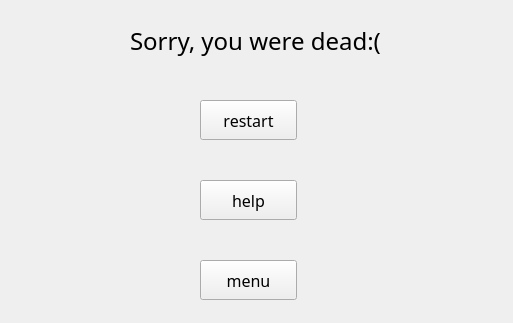
<?xml version="1.0" encoding="UTF-8"?>
<ui version="4.0">
 <class>LoseWidget</class>
 <widget class="QWidget" name="LoseWidget">
  <property name="geometry">
   <rect>
    <x>0</x>
    <y>0</y>
    <width>513</width>
    <height>323</height>
   </rect>
  </property>
  <property name="windowTitle">
   <string>Form</string>
  </property>
  <widget class="QLabel" name="label">
   <property name="geometry">
    <rect>
     <x>130</x>
     <y>20</y>
     <width>271</width>
     <height>41</height>
    </rect>
   </property>
   <property name="font">
    <font>
     <family>微软雅黑</family>
     <pointsize>18</pointsize>
    </font>
   </property>
   <property name="text">
    <string>Sorry, you were dead:(</string>
   </property>
  </widget>
  <widget class="QPushButton" name="helpBtn">
   <property name="geometry">
    <rect>
     <x>200</x>
     <y>180</y>
     <width>97</width>
     <height>40</height>
    </rect>
   </property>
   <property name="font">
    <font>
     <family>微软雅黑</family>
     <pointsize>12</pointsize>
    </font>
   </property>
   <property name="text">
    <string>help</string>
   </property>
  </widget>
  <widget class="QPushButton" name="restartBtn">
   <property name="geometry">
    <rect>
     <x>200</x>
     <y>100</y>
     <width>97</width>
     <height>40</height>
    </rect>
   </property>
   <property name="font">
    <font>
     <family>微软雅黑</family>
     <pointsize>12</pointsize>
    </font>
   </property>
   <property name="text">
    <string>restart</string>
   </property>
  </widget>
  <widget class="QPushButton" name="menuBtn">
   <property name="geometry">
    <rect>
     <x>200</x>
     <y>260</y>
     <width>97</width>
     <height>40</height>
    </rect>
   </property>
   <property name="font">
    <font>
     <family>微软雅黑</family>
     <pointsize>12</pointsize>
    </font>
   </property>
   <property name="text">
    <string>menu</string>
   </property>
  </widget>
 </widget>
 <resources/>
 <connections/>
</ui>
